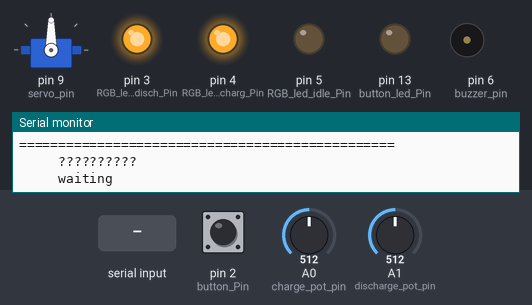
Simulated run of this sketch. Board: Arduino Uno, built with avr-gcc and run on an emulated ATmega328P. On the bench: servo, output pins drawn as LEDs (lit = HIGH), buzzer (waves = sounding, pin HIGH), the last lines printed to the serial monitor. The inputs (shaded band) are chosen by the test bench; at power-on: pin 2 (button_Pin) HIGH, A0 (charge_pot_pin) = 512, A1 (discharge_pot_pin) = 512.

Above: at 1.2 s.
1.3 s: byte 30 received over Serial
At 2.3 s:
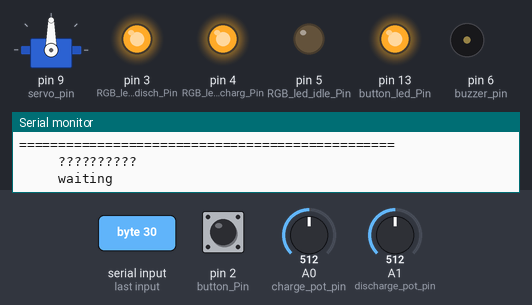
2.8 s: pin 2 (button_Pin) pulled LOW for 0.15 s
At 3.4 s:
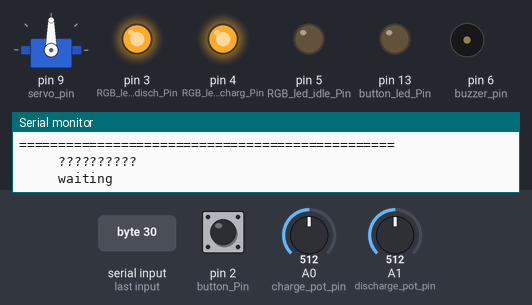
4.4 s: byte 90 received over Serial
At 5.6 s:
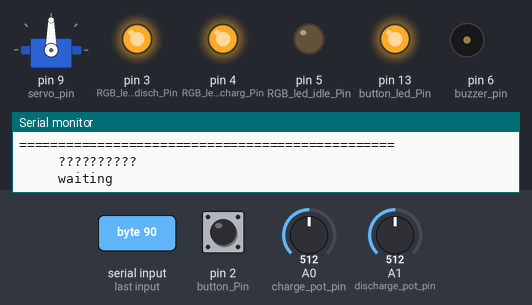
6.0 s: byte 120 received over Serial
At 7.0 s:
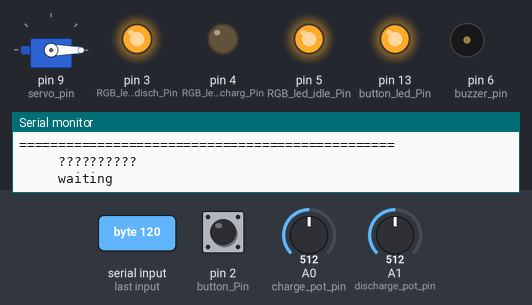
7.8 s: pin 2 (button_Pin) pulled LOW for 1 s
At 8.4 s:
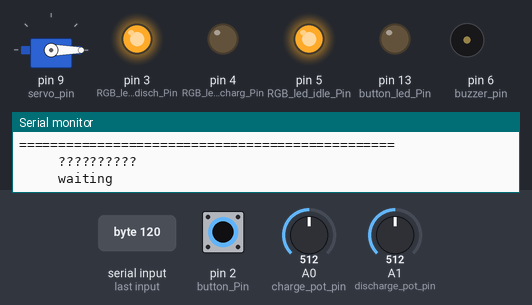
Timing chart, 0 to 10.8 s (numbered marks = the images above; inputs shaded):
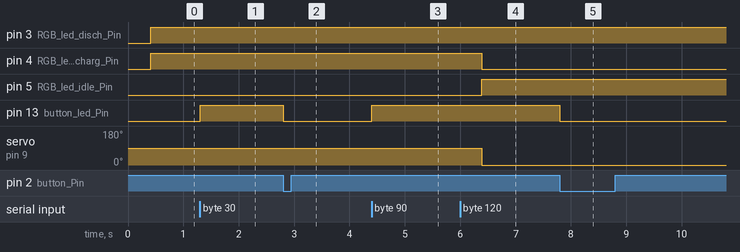

The sketch:

last.ino
```cpp
#include <Servo.h>


// single_step & trace

bool single_step = true;
bool trace = false;

// action

#define ERROR 0
#define DISCH 1
#define CHARG 2
#define IDLE  3

char *action_lable[] = {"ERROR","DISCH  ","CHARG  ","IDLE   "};

int action_state = IDLE;
int next_action_state;

// button

bool button_led = false;
bool button_state = false;
bool button_led_state = false;
// volatile bool buttonInterrupted = false;
volatile bool button_latch = false;

int button_Pin = 2;
int button_led_Pin = 13;

unsigned long button_time = 0;
unsigned long last_button_time = 0;

// max_limit

bool max_limit_state = false;

// min_limit

bool min_limit_state = false;

// threshold

bool threshold_state = false;

// time_to_limit

float time_to_limit_state = 9999.0;
float time_to_limit = 9999.0;

// interval

int interval_counter_state = 0;

float interval = 60.00;


// capacity

float capacity = 12000.0;

// rate

float max_charge_rate = 200.0;
float max_discharge_rate = 40.0;
float rate_state = 0.0;
float next_rate_state;

// quantity

float max_quantity = 0.95 * capacity;
float min_quantity = 0.05 * capacity;
float quantity_state = 0.0;

// charge_pot

int   charge_pot_pin = PIN_A0;
float charge_pot_state = 0.0;
float charge_pot_percent = 0.0;

// discharge_pot

int   discharge_pot_pin = PIN_A1;
float discharge_pot_state = 0.0;
float discharge_pot_percent = 0.0;

// servo

Servo servo_control;
int servo_pin = 9;
float servo_state = 0.0;
float next_servo_state = 0.0;

// RGB_led

char *RGB_led_color[] = {"___    ","RED    ","GREEN  ","BLUE   "};

bool RGB_led_anode = true;

int RGB_led_disch_Pin = 3;
int RGB_led_charg_Pin = 4;
int RGB_led_idle_Pin = 5;

int next_RGB_led_state = IDLE;
int RGB_led_state = IDLE;

// report

bool report_state = false;

// buzzer

int  buzzer_pin = 6;
bool buzzer_state = false;
bool next_buzzer_state = false;

void setup () {

pinMode(button_Pin, INPUT_PULLUP);
pinMode(button_led_Pin, OUTPUT);
pinMode(RGB_led_disch_Pin, OUTPUT);
pinMode(RGB_led_charg_Pin, OUTPUT);
pinMode(RGB_led_idle_Pin, OUTPUT);
pinMode(buzzer_pin, OUTPUT);

// servo_pin below, _pot_pin  two anaalog

servo_control.attach(servo_pin);


// attachInterrupt(0, button_ISR, FALLING);
attachInterrupt(digitalPinToInterrupt(button_Pin), button_ISR, FALLING); /////////////////////////////////

Serial.begin(9600);

//
// test cases - override the above initial settings
//   numbered according to the given transition table
//   labeled according to to expected action
// uncomment the one you choose
//

// 1IDLE
// action_state    = CHARG;
// button_state    = true;
// max_limit_state = false;
// min_limit_state = false;
// threshold_state = false;
// Serial.println("====  (1)IDLE  =====");
//

/* 2IDLE
action_state    = CHARG;
button_state    = false;
max_limit_state = true;
min_limit_state = false;
threshold_state = false;
Serial.println("====  (2)IDLE  =====");
*/

/* 3CHARG
action_state    = CHARG;
button_state    = false;
max_limit_state = false;
min_limit_state = false;
threshold_state = false;
Serial.println("====  (3))CHARG  =====");
*/

/* 4IDLE
action_state    = DISCH;
button_state    = true;
max_limit_state = false;
min_limit_state = false;
threshold_state = false;
Serial.println("====  (4)IDLE  =====");
*/

/* 5IDLE
action_state    = DISCH;
button_state    = false;
max_limit_state = false;
min_limit_state = true;
threshold_state = false;
Serial.println("====  (5))IDLE  =====");
*/

// 6DISCH
// action_state    = DISCH;
// button_state    = false;
// max_limit_state = false;
// min_limit_state = false;
// threshold_state = false;
// Serial.println("====  (6)DISCH  =====");
//

// 7DISCH
// action_state    = IDLE;
// button_state    = true;
// max_limit_state = true;
// min_limit_state = false;
// threshold_state = false;
// Serial.println("====  (7)DISCH  =====");
//

/* 8CHARG
action_state    = IDLE;
button_state    = true;
max_limit_state = false;
min_limit_state = true;
threshold_state = false;
Serial.println("====  (8)CHARG  =====");
*/


// 9DISCH
// action_state    = IDLE;
// button_state    = true;
// max_limit_state = false;
// min_limit_state = false;
// threshold_state = true;
// Serial.println("====  (9)DISCH  =====");
//

// 10CHARG
// action_state    = IDLE;
// button_state    = true;
// max_limit_state = false;
// min_limit_state = false;
// threshold_state = false;
// Serial.println("====  (10)CHARG  =====");
//

// 11IDLE
action_state    = IDLE;
button_state    = false;
max_limit_state = false;
min_limit_state = false;
threshold_state = false;
Serial.println("====  (11)IDLE  =====");
}


void loop () {

//calculate settings


   calcuate_report_setting();

   calculate_action_setting();

   calculate_rate_setting();

   calculate_servo_setting();

   calculate_buzzer_setting();

   calculate_RGB_led_setting();


// apply settings


   set_report();

   set_action();

   set_rate();

   set_servo();

   set_buzzer();

   set_RGB_led();


// delay or single step


   if (single_step)
   {

        Serial.println("     ??????????");
        Serial.println("     waiting");

        bool nothing_received = true;
        while (nothing_received)
        {
            //Check to see if anything is available in the serial receive buffer
            while (Serial.available() > 0)
            {
                 nothing_received = false;
                 char inByte = Serial.read();
            }
       }

       Serial.println("    ok");

    }


    else { delay (30000);}


// update  sensors

   // update  timing sensors

   update_interval_counter();

   // update  tank sensors

   update_quantity();

   update_max_limit();

   update_min_limit();

  //  update_threshold();

   update_time_to_limit();


   update_button();

   // update  pot sensors

   update_charge_pot();

   update_discharge_pot();

   cli();
  EIMSK |= _BV(INT0);
  sei();

  // if (buttonInterrupted) {
        // Clear the interrupt status


        // cli();
        // // unmask the external interrupt
        // EIMSK |= 0x03;

        // sei();
        // buttonInterrupted = false; ////////////////////////////////////////
        // button_state = false;
        // set_button_led (true);  // Do not press button
  //   }

}

// report =========================

void calcuate_report_setting() {

  charge_pot_percent = charge_pot_state * 100.0;
  discharge_pot_percent = discharge_pot_state * 100.0;

}


void set_report () {

  Serial.println("********** REPORT  ********");

  Serial.print("INTERVAL#        ");
  Serial.println(interval_counter_state);

  Serial.print("ACTION           ");
  Serial.println(action_lable[action_state]);

  Serial.print("QUANTITY         ");
  Serial.println(quantity_state);

  Serial.print("PERCENTAGE         ");
  Serial.print(100.0 * quantity_state / capacity, 0);
  Serial.println("%");

  Serial.print("RATE             ");
  Serial.println(rate_state);

  Serial.print("TIME TO LIMIT    ");
  Serial.println(time_to_limit_state);

  Serial.print("BUTTON           ");
  Serial.println(button_state ? "TRUE  " : "FALSE ");

  Serial.println();

  Serial.print("BUTTON_LED       ");
  Serial.println(button_led_state ? "TRUE  " : "FALSE ");

  Serial.print("MAX_LIMIT        ");
  Serial.println(max_limit_state ? "TRUE  " : "FALSE ");

  Serial.print("MIN_LIMIT        ");
  Serial.println(min_limit_state ? "TRUE  " : "FALSE ");

  Serial.print("THRESHOLD        ");
  Serial.println(threshold_state ? "TRUE  " : "FALSE ");

  Serial.print("RGB_LED          ");
  Serial.println(RGB_led_color[RGB_led_state]);

  Serial.print("CHARGE_POT       ");
  Serial.print(charge_pot_percent,0);
  Serial.println("%");

  Serial.print("DISCHARGE_POT    ");
  Serial.print(discharge_pot_percent,0);
  Serial.println("%");

  Serial.print("SERVO_POSITION   ");
  Serial.println(servo_state,0);

  Serial.println("================================================");

  report_state = true;

if (trace && single_step)
{
  Serial.println("++++++++++***************+++++  report");
  Serial.print("report ");
  Serial.println(report_state ? "TRUE" : "FALSE");
}

}


// action ====================

void calculate_action_setting(){
  if      ((action_state== CHARG) &&  button_state                   ) {next_action_state =  IDLE ;}
  else if ((action_state== CHARG) && !button_state&&  max_limit_state) {next_action_state =  IDLE ;}
  else if ((action_state== CHARG) && !button_state&& !max_limit_state) {next_action_state =  CHARG;}

  else if ((action_state== DISCH) &&  button_state                   ) {next_action_state =  IDLE ;}
  else if ((action_state== DISCH) && !button_state&&  min_limit_state) {next_action_state =  IDLE ;}
  else if ((action_state== DISCH) && !button_state&& !min_limit_state) {next_action_state =  DISCH;}

  else if ((action_state== IDLE ) &&  button_state &&  !min_limit_state) {next_action_state =  DISCH;}
  else if ((action_state== IDLE ) &&  button_state &&  min_limit_state) {next_action_state =  CHARG;}
  else if ((action_state== IDLE ) && !button_state                   ) {next_action_state =  IDLE ;}
  else {next_action_state =  ERROR;}
}


void set_action(){
  action_state =  next_action_state;
}


//
// *--------------------------------------------*
// **************** TANK SENSORS ****************
// *--------------------------------------------*
//

// quantity =================

void update_quantity() {
  float old_quantity_state = quantity_state;
  float incr = rate_state * interval / 60;
  quantity_state = old_quantity_state + incr;
}


// max_limit =====================

void  update_max_limit() {
  max_limit_state = false;
  if (quantity_state >= max_quantity) {max_limit_state = true;}
}


// min_limit ===================

void  update_min_limit() {
  min_limit_state = false;
  if (quantity_state <= min_quantity) {min_limit_state = true;}
}


// threshold ===================

// void  update_threshold() {
//   threshold_state = false;
//   if (quantity_state > threshold_quantity) {threshold_state = true;}
// }
// *----------------------------end TANK SENSORS

// time_to_limit ===============

void  update_time_to_limit (){

  if      (action_state == IDLE)  {time_to_limit_state = 9999;}
  else if (action_state == CHARG) {time_to_limit_state = (max_quantity - quantity_state) / rate_state;}
  else if (action_state == DISCH) {time_to_limit_state = (min_quantity - quantity_state) / rate_state;}
  else                            {time_to_limit_state = -9999;}
}


//
// *---------------------------------------------*
// **************** BUTTON SENSOR ****************
// *---------------------------------------------*
//

//  button ===================

void  update_button() {

  bool old_button_latch = button_latch;
button_state = old_button_latch;
button_latch = false;
set_button_led (true);  // button ready
}

// button_ISR =================

// void button_ISR() {

// button_time = millis();
// //check to see if increment() was called in the last 250 milliseconds
// if (button_time - last_button_time > 250)
//    {
//    button_latch = true ;
//    set_button_led (false);  // Do not press button
//    last_button_time = button_time;
//    }
// }

void button_ISR() {
  cli();
  EIMSK &= ~(1 << INT0);
  EIFR |= (1 << INTF0);
    button_latch = true ;
   set_button_led (false);  // Do not press button
  sei();
}


void update_charge_pot() {

  float old_charge_pot_state = charge_pot_state ;

  int val = analogRead(charge_pot_pin);

  charge_pot_state = (float)val/1024.0;
}


// discharge_pot ===================

void update_discharge_pot() {

float old_discharge_pot_state = discharge_pot_state;

int val = analogRead(discharge_pot_pin);

discharge_pot_state = (float)val/1024.0;
}
// *------------------------------end POT SENSORS


// rate ===================

void calculate_rate_setting() {
  if      (action_state == DISCH) {next_rate_state = - max_discharge_rate * discharge_pot_state;}
  else if (action_state == CHARG) {next_rate_state =   max_charge_rate    *    charge_pot_state;}
  else if (action_state == IDLE ) {next_rate_state = 0.0;}
  else                            {next_rate_state = 0.0;}

}


void set_rate() {
  float old_rate_state = rate_state;
  rate_state = next_rate_state;
}


// servo ========================

void calculate_servo_setting() {

  if (action_state == IDLE) { next_servo_state = 90.0; }
    else if (action_state == CHARG) { next_servo_state = charge_pot_state * 85.0/ max_charge_rate; }
    else if (action_state == DISCH) { next_servo_state = 180.0 + discharge_pot_state * 85.0; }
    else { next_servo_state = 90.0;}

}


void set_servo() {
  float old_servo_state = servo_state;
  servo_state = next_servo_state;
  servo_control.write(servo_state); //////////////////////////////////////////
}


// buzzer ================

void calculate_buzzer_setting() {

    next_buzzer_state = false;

  bool charge_buzzer = (action_state == CHARG) && max_limit_state;
  bool discharge_buzzer = (action_state == DISCH) && min_limit_state;
  if( charge_buzzer || discharge_buzzer ) {next_buzzer_state = true;}
}


void set_buzzer() {

  bool old_buzzer_state = buzzer_state;
  buzzer_state = next_buzzer_state;
  if (buzzer_state) {
    tone(buzzer_pin, 1500, 500);
  }
}


//
// *---------------------------------------------*
// **********************  LEDS  *****************
// *---------------------------------------------*
//

// button_led =================

void set_button_led (bool settng) {

  bool old_button_led_state = button_led_state;

  if (settng) {

    digitalWrite(button_led_Pin, HIGH);
    button_led_state = true;


    }
  else {

    digitalWrite(button_led_Pin, LOW);
    button_led_state = false;

    }
}


// RGB_led =================

void calculate_RGB_led_setting() {
    next_RGB_led_state = action_state;
}


void set_RGB_led() {

  int old_RGB_led_state = RGB_led_state;
  RGB_led_state = next_RGB_led_state;

  // all off

  bool on  = !RGB_led_anode;
  bool off =  RGB_led_anode;

  digitalWrite(RGB_led_disch_Pin, off);
  digitalWrite(RGB_led_charg_Pin, off);
  digitalWrite(RGB_led_idle_Pin , off);

  // only one on

  if (next_RGB_led_state == DISCH) {digitalWrite(RGB_led_disch_Pin, on);}
  if (next_RGB_led_state == CHARG) {digitalWrite(RGB_led_charg_Pin, on);}
  if (next_RGB_led_state == IDLE ) {digitalWrite(RGB_led_idle_Pin,  on);}
}
// *--------------------------------------end LEDS


//
// *---------------------------------------------*
// **************  TIMING COUNTERS  **************
// *---------------------------------------------*
//

// interval_counter  ==================

void update_interval_counter() {
  int old_interval_counter_state = interval_counter_state;
  interval_counter_state ++;
}
// *----------------------------end TIMING SENSORS

// ++++++++++  END  ++++++++++
```

Measured:
- after the input at 1.3 s, pin 13 (button_led_Pin): LOW → HIGH at once
- after the input at 2.8 s, pin 13 (button_led_Pin): HIGH → LOW at once
- after the input at 4.4 s, pin 13 (button_led_Pin): LOW → HIGH at once
- after the input at 6.0 s, pin 4 (RGB_led_charg_Pin): HIGH → LOW after 0.39 s; pin 5 (RGB_led_idle_Pin): LOW → HIGH after 0.39 s; servo on pin 9 (servo_pin): 90° → 0° after 0.39 s
- after the input at 7.8 s, pin 13 (button_led_Pin): HIGH → LOW at once
